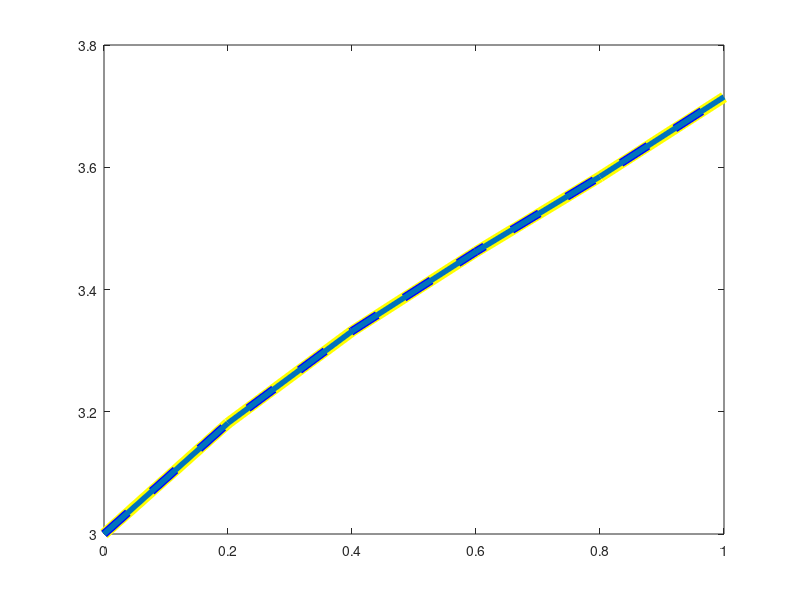
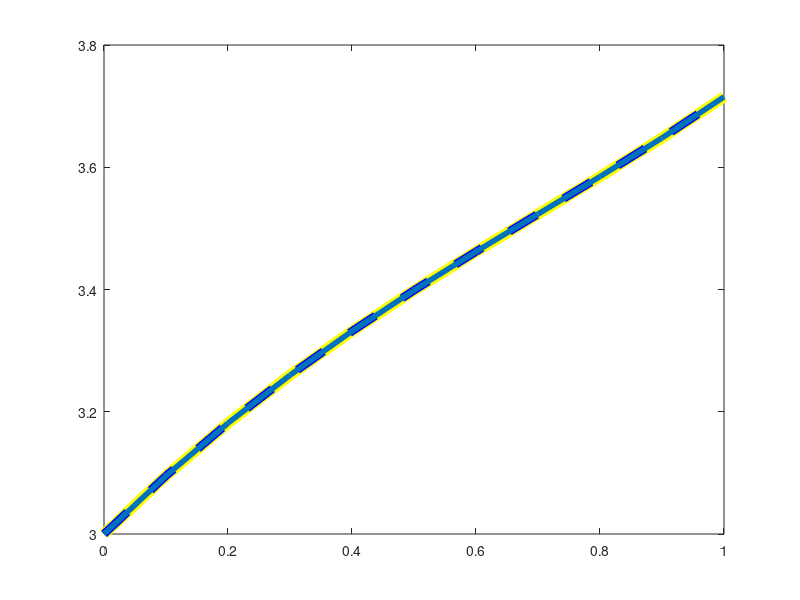
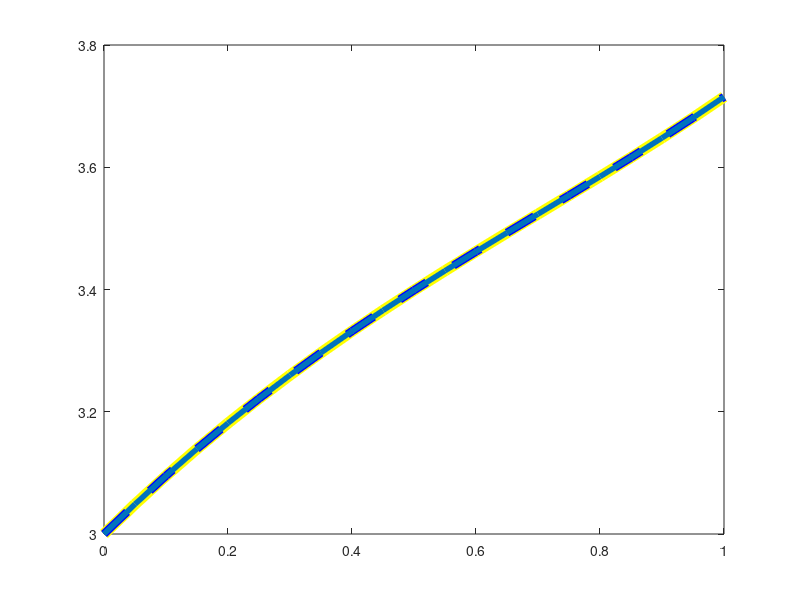

MATLAB code to generate these figures, in order:
clear;
%set up variables
t0 = 0; %initial time
tf = 1; %final time
h = 0.2; %time-step
Nit = (tf-t0)/h; %numerb of steps

%setting up variables
t = zeros(1,Nit+1); %time
x = zeros(1,Nit+1); %for TS(3)
y= zeros(1,Nit+1); %for TS(4)
  
%exact solution
exact = sin(1) + cos(1) + (1.^(3))/3 + 2;
%setting up initial conditions
t(1) = 0;
x(1) = 3;
y(1) = 3;
%Euler method
for i = 1 : Nit
   x(i+1) = x(i) + h*(cos(t(i)) - sin(t(i)) + t(i)^2) + ((h^2)/2)*(-sin(t(i)) - cos(t(i)) + 2*t(i)) + ((h^3)/6) * (-cos(t(i)) + sin(t(i)) + 2); %formula-for other methods you will change here
   y(i+1) = y(i) + h*(cos(t(i)) - sin(t(i)) + t(i)^2) + ((h^2)/2)*(-sin(t(i)) - cos(t(i)) + 2*t(i)) + ((h^3)/6) * (-cos(t(i)) + sin(t(i)) + 2) + ((h^4)/24) * (sin(t(i)) + cos(t(i))) ; %formula-for other methods you will change here
   t(i+1) = i*h; %time
end
%print of regular methods
fprintf('h\t|Answers:TS(3)\t TS(4) | GE:TS(3)\t    TS(4)\t    | GE for TS(3)/h^3 | GE for TS(4)/h^4\n');
fprintf('0.20|\t%d\t   %d  | %d\t%d| \t%d\t   | \t%d\n', x(end), y(end), x(end)-exact, y(end)-exact, (x(end)-exact)/(h^3), (y(end)-exact)/(h^4));
%graph
t1=[0 .2 .4 .6 .8 1];
u=@(t1)sin(t) + cos(t1) + ((t1).^(3))/3 + 2;

figure;
plot(t,x,'y-',"linewidth",8)
hold on
plot(t,y,'b--',"linewidth",6)
plot(t1,u(t1),"linewidth",4)
hold off


%set up variables

%now h=0.1!
h = 0.1; %time-step
Nit = (tf-t0)/h; %numerb of steps

%setting up variables
t = zeros(1,Nit+1); %time
x = zeros(1,Nit+1); %function x

%exact solution
exact = sin(1) + cos(1) + (1^(3))/3 + 2;

%setting up initial conditions
t(1) = 0;
x(1) = 3;
y(1) = 3;

%Euler method
for i = 1 : Nit
   x(i+1) = x(i) + h*(cos(t(i)) - sin(t(i)) + t(i)^2) + ((h^2)/2)*(-sin(t(i)) - cos(t(i)) + 2*t(i)) + ((h^3)/6) * (-cos(t(i)) + sin(t(i)) + 2); %formula-for other methods you will change here
   y(i+1) = y(i) + h*(cos(t(i)) - sin(t(i)) + t(i)^2) + ((h^2)/2)*(-sin(t(i)) - cos(t(i)) + 2*t(i)) + ((h^3)/6) * (-cos(t(i)) + sin(t(i)) + 2) + ((h^4)/24) * (sin(t(i)) + cos(t(i))); %formula-for other methods you will change here
   t(i+1) = i*h; %time
end
fprintf('0.10|\t%d\t   %d | %d    %d| \t%d\t   | \t%d\n', x(end), y(end), x(end)-exact, y(end)-exact, (x(end)-exact)/(h^3), (y(end)-exact)/(h^4));

t1=[0 .1 .2 .3 .4 .5 .6 .7 .8 .9 1];
u=@(t1)sin(t) + cos(t1) + ((t1).^(3))/3 + 2;

figure;
plot(t,x,'y-',"linewidth",8)
hold on
plot(t,y,'b--',"linewidth",6)
plot(t1,u(t1),"linewidth",4)
hold off


%now h=0.1!
h = 0.05; %time-step
Nit = (tf-t0)/h; %numerb of steps

%setting up variables
t = zeros(1,Nit+1); %time
x = zeros(1,Nit+1); %function x

%exact solution
exact = sin(1) + cos(1) + (1^(3))/3 + 2;

%setting up initial conditions
t(1) = 0;
x(1) = 3;
y(1) = 3;

%Euler method
for i = 1 : Nit
   x(i+1) = x(i) + h*(cos(t(i)) - sin(t(i)) + t(i)^2) + ((h^2)/2)*(-sin(t(i)) - cos(t(i)) + 2*t(i)) + ((h^3)/6) * (-cos(t(i)) + sin(t(i)) + 2); %formula-for other methods you will change here
   y(i+1) = y(i) + h*(cos(t(i)) - sin(t(i)) + t(i)^2) + ((h^2)/2)*(-sin(t(i)) - cos(t(i)) + 2*t(i)) + ((h^3)/6) * (-cos(t(i)) + sin(t(i)) + 2) + ((h^4)/24) * (sin(t(i)) + cos(t(i))); %formula-for other methods you will change here
   t(i+1) = i*h; %time
end
fprintf('0.05|\t%d\t   %d | %d   %d| \t%d\t   | \t%d', x(end), y(end), x(end)-exact, y(end)-exact, (x(end)-exact)/(h^3), (y(end)-exact)/(h^4));
t1=[0 .05 .1 .15 .2 .25 .3 .35 .4 .45 .5 .55 .6 .65 .7 .75 .8 .85 .9 .95 1];
u=@(t1)sin(t) + cos(t1) + ((t1).^(3))/3 + 2;

figure;
plot(t,x,'y-',"linewidth",8)
hold on
plot(t,y,'b--',"linewidth",6)
plot(t1,u(t1),"linewidth",4)
hold off
